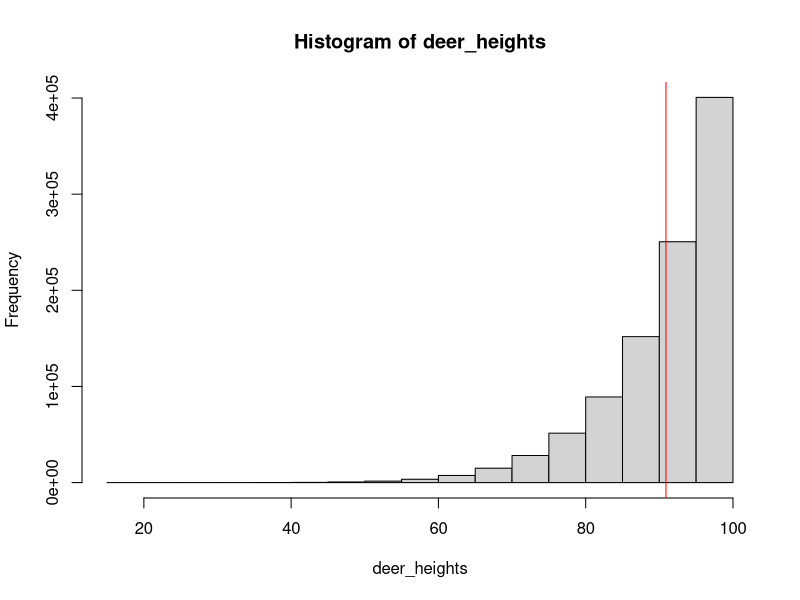
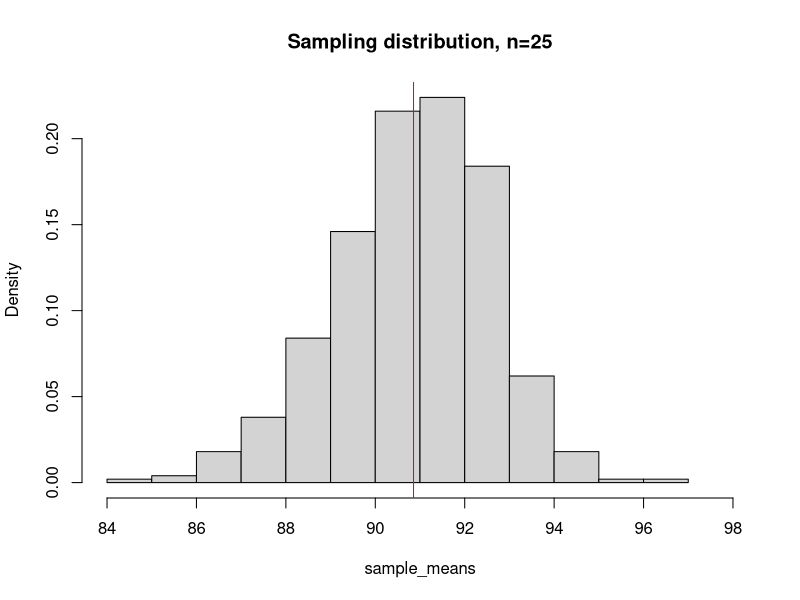
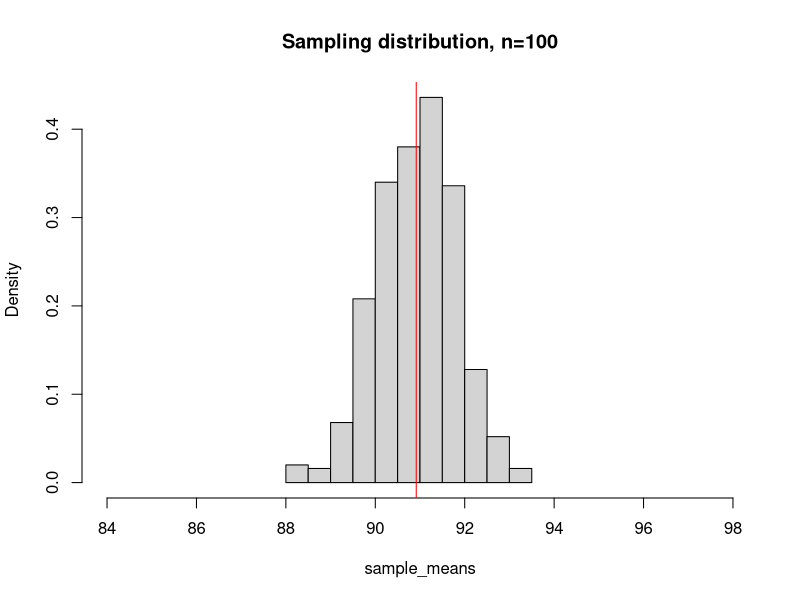
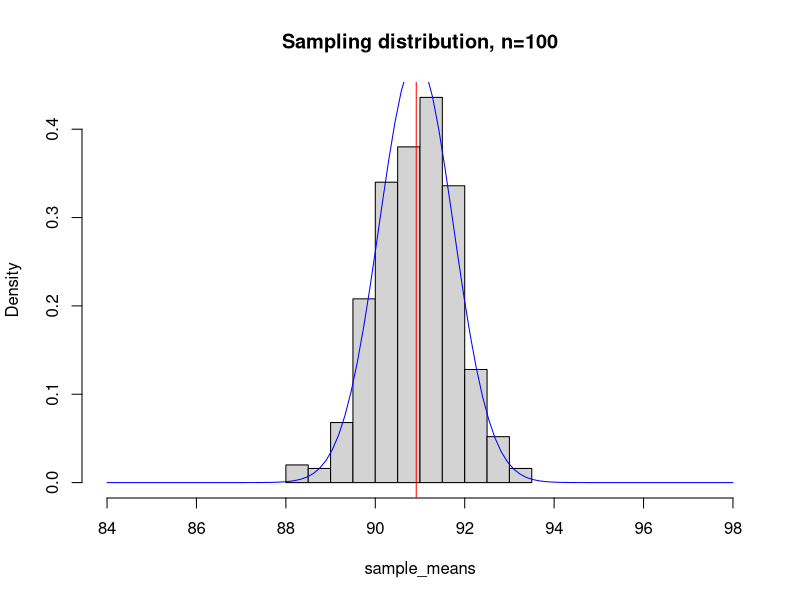

Reproduce these figures in R, in order.
## ---- chunk 1
deer_heights <- rbeta(1E6, 10, 1)*100

hist(deer_heights)
abline(v= mean(deer_heights), col="red")
mean(deer_heights)
## ---- chunk 2
for(i in 1:5){
  print(mean(sample(deer_heights, 25, replace=F)))
}
## ---- chunk 3
sample_means <- c()

for(i in 1:500){
  sample_means <- c(sample_means, mean(sample(deer_heights, 25, replace=F)))
}
hist(sample_means,  freq = F, xlim = c(84, 98), main="Sampling distribution, n=25")
abline(v=mean(sample_means), col="red")
mean(sample_means)
## ---- chunk 4
sample_means <- c()

for(i in 1:500){
  sample_means <- c(sample_means, mean(sample(deer_heights, 100, replace=F)))
}
hist(sample_means,  xlim = c(84, 98), main="Sampling distribution, n=100", freq = F)
abline(v=mean(sample_means), col="red")
mean(sample_means)
## ---- chunk 5
hist(sample_means,  xlim = c(84, 98), main="Sampling distribution, n=100", freq = F)
curve(dnorm(x, mean = mean(sample_means), sd = sd(deer_heights)/sqrt(100)), add=T, col="blue")
abline(v=mean(sample_means), col="red")
